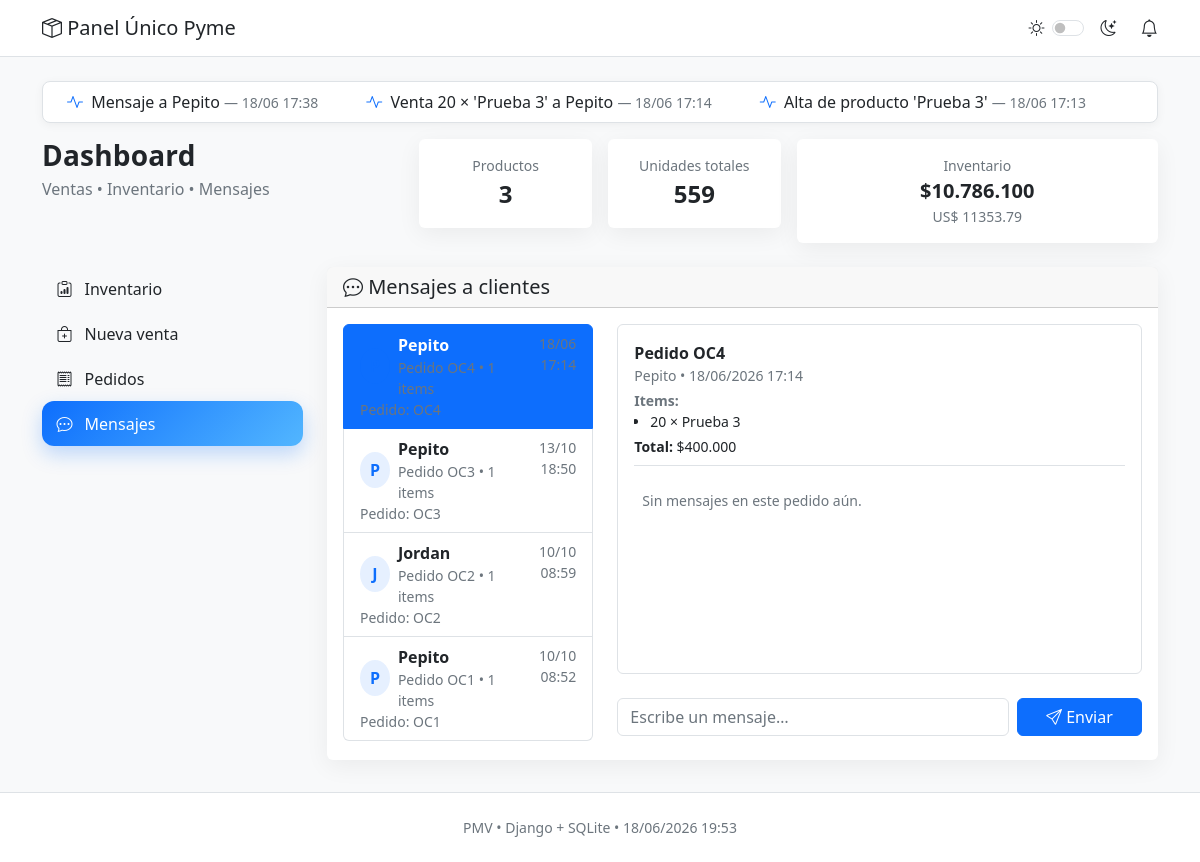
The page / on the database its author committed.
### core/models.py (models this page shows, shortened)
class ActivityLog(models.Model):
    ORDER = "order"
    PRODUCT_ADD = "product_add"
    RESTOCK = "restock"
    OUT_OF_STOCK = "out_of_stock"
    MESSAGE = "message"
    ACTIONS = [
        (ORDER, "Venta"),
        (PRODUCT_ADD, "Alta de producto"),
        (RESTOCK, "Reposición de stock"),
        (OUT_OF_STOCK, "Producto sin stock"),
        (MESSAGE, "Mensaje a cliente"),
    ]
    action = models.CharField(max_length=30, choices=ACTIONS)
    message = models.CharField(max_length=255)
    meta = models.JSONField(blank=True, default=dict)
    created_at = models.DateTimeField(auto_now_add=True)
    class Meta:
        ordering = ["-created_at"]

class Customer(models.Model):
    name = models.CharField(max_length=120)
    class Meta:
        ordering = ["name"]

class Order(models.Model):
    customer = models.ForeignKey(Customer, on_delete=models.CASCADE)
    product = models.ForeignKey(Product, on_delete=models.CASCADE)
    qty = models.PositiveIntegerField(validators=[MinValueValidator(1)])
    order_number = models.CharField(max_length=32, blank=True, null=True)
    payment_method = models.CharField(max_length=50, blank=True, null=True)
    delivery_zone = models.CharField(max_length=100, blank=True, null=True)
    delivery_address = models.TextField(blank=True, null=True)
    created_at = models.DateTimeField(auto_now_add=True)
    class Meta:
        ordering = ["-created_at"]
    @property
    def line_total(self):
        return self.product.price * self.qty

class Product(models.Model):
    name = models.CharField(max_length=120)
    sku = models.CharField(max_length=40, unique=True)
    stock = models.PositiveIntegerField(default=0, validators=[MinValueValidator(0)])
    price = models.DecimalField(
        max_digits=10,
        decimal_places=2,
        default=0,
        validators=[MinValueValidator(0)],
    )
    category = models.CharField(max_length=50, blank=True, null=True)
    created_at = models.DateTimeField(auto_now_add=True, null=True, blank=True)
    updated_at = models.DateTimeField(auto_now=True, null=True, blank=True)
    class Meta:
        ordering = ["name"]

### core/views.py (the view)
# urls.py: path("", dashboard, name="dashboard"),
def dashboard(request):
    products = Product.objects.order_by("name")[:50]
    orders = (
        Order.objects
        .select_related("customer", "product")
        .order_by("-created_at")[:20]
    )
    customer_messages = (
        Message.objects
        .select_related("customer")
        .order_by("-created_at")[:50]
    )
    messages_grouped = []
    seen_customers = set()
    for m in customer_messages:
        cid = m.customer_id
        if cid in seen_customers:
            continue
        seen_customers.add(cid)
        msgs = list(Message.objects.filter(customer_id=cid).order_by('created_at')[:50])
        last_order = (
            Order.objects.filter(customer_id=cid).select_related('product').order_by('-created_at').first()
        )
        messages_grouped.append({
            'customer': m.customer,
            'messages': msgs,
            'last_order': last_order,
        })
    order_groups = []
    grouped = {}
    for order in orders:
        key = order.order_number or f"OC{order.id}"
        if key not in grouped:
            grouped[key] = {
                'order_number': key,
                'customer': order.customer,
                'created_at': order.created_at,
                'items': [],
                'payment_method': order.payment_method or 'Pendiente',
                'delivery_zone': order.delivery_zone or 'No definida',
                'delivery_address': order.delivery_address or 'No definida',
                'total': Decimal('0.00'),
            }
        grouped[key]['items'].append(order)
        grouped[key]['total'] += order.line_total
    order_groups = list(grouped.values())
    messages_grouped_by_order = []
    for og in order_groups:
        msgs = list(Message.objects.filter(order_number=og['order_number']).order_by('created_at'))
        messages_grouped_by_order.append({
            'order_number': og['order_number'],
            'customer': og['customer'],
            'created_at': og['created_at'],
            'items': og['items'],
            'total': og['total'],
            'messages': msgs,
        })
    selected_order_number = request.GET.get("selected_order")
    selected_order = None
    if selected_order_number:
        for g in messages_grouped_by_order:
            if g['order_number'] == selected_order_number:
                selected_order = g
                break
    if selected_order is None and messages_grouped_by_order:
        selected_order = messages_grouped_by_order[0]
    active_tab = 'messages' if selected_order else 'inventory'
    low_stock = Product.objects.filter(stock__lte=5, stock__gt=0).count()
    out_stock = Product.objects.filter(stock=0).count()
    total_products = Product.objects.count()
    total_units = Product.objects.aggregate(total=Sum("stock"))["total"] or 0
    inventory_value = Product.objects.aggregate(
        total=Sum(F("stock") * F("price"))
    )["total"] or 0
    top_low = Product.objects.order_by("stock", "name")[:5]
    oos_products = Product.objects.filter(stock=0).order_by("name")
    all_products = Product.objects.order_by("name")
    ticker = ActivityLog.objects.order_by("-created_at")[:3]
    timeline = ActivityLog.objects.order_by("-created_at")[:20]
    sales_by_month = (
        Order.objects
        .annotate(month=TruncMonth('created_at'))
        .values('month')
        .annotate(total_sales=Sum(F('qty') * F('product__price')),
                  total_items=Sum('qty'),
                  order_count=Count('id'))
        .order_by('-month')[:6]
    )
    sales_by_month = [
        {
            'month': s['month'],
            'sales': s['total_sales'] or Decimal('0.00'),
            'items': s['total_items'] or 0,
            'orders': s['order_count'] or 0,
        }
        for s in sales_by_month
    ][::-1]
    now = timezone.localtime(timezone.now())
    return render(request, "dashboard.html", {
        "products": products,
        "orders": orders,
        "order_groups": order_groups,
        "customer_messages": customer_messages,
        "messages_grouped": messages_grouped_by_order,
        "selected_order": selected_order,
        "selected_order_number": selected_order and selected_order.get('order_number') or None,
        "active_tab": active_tab,
        "low_stock": low_stock,
        "out_stock": out_stock,
        "total_products": total_products,
        "total_units": total_units,
        "inventory_value": inventory_value,
        "top_low": top_low,
        "out_of_stock_products": oos_products,
        "all_products": all_products,
        "ticker": ticker,
        "timeline": timeline,
        "sales_by_month": sales_by_month,
        "now": now,
    })

### core/templates/dashboard.html (shortened to what this page needs)
{% extends "base.html" %}
{% load static %}
{% load tz %}
{% load currency %}
{% block content %}
{% if ticker %}
<div class="ticker-wrap mb-3">
  <div class="ticker d-flex align-items-center">
    {% for a in ticker %}
    <span class="ticker-item px-2">
      <i class="bi bi-activity me-1 text-primary"></i>
      {{ a.message }}
      <small class="text-muted">— {{ a.created_at|localtime|date:"d/m H:i" }}</small>
    </span>
    {% endfor %}
  </div>
</div>
{% endif %}
<div class="row g-3 mb-4">
  <div class="col-12 col-lg-4">
    <h1 class="h3 mb-1 section-title">Dashboard</h1>
    <div class="text-muted">Ventas • Inventario • Mensajes</div>
  </div>
  <div class="col-6 col-lg-2">
    <div class="card p-3 text-center">
      <div class="small text-muted">Productos</div>
      <div class="fs-4 fw-bold">{{ total_products }}</div>
    </div>
  </div>
  <div class="col-6 col-lg-2">
    <div class="card p-3 text-center">
      <div class="small text-muted">Unidades totales</div>
      <div class="fs-4 fw-bold">{{ total_units }}</div>
    </div>
  </div>
  <div class="col-12 col-lg-4">
    <div class="card p-3 text-center">
      <div class="small text-muted">Inventario</div>
      <div class="fs-5 fw-bold">{{ inventory_value|clp }}</div>
      <div class="small text-muted">US$ {{ inventory_value|clp_to_usd }}</div>
    </div>
  </div>
</div>
<div class="row g-4">
  <div class="col-12 col-md-3">
    <div class="nav flex-column nav-pills" role="tablist" aria-orientation="vertical">
      <button class="nav-link {% if active_tab == 'inventory' %}active{% endif %} text-start" data-bs-toggle="pill" data-bs-target="#tab-inventory" type="button">
        <i class="bi bi-clipboard-data me-2"></i> Inventario
      </button>
      <button class="nav-link {% if active_tab == 'sales' %}active{% endif %} text-start" data-bs-toggle="pill" data-bs-target="#tab-sales" type="button">
        <i class="bi bi-bag-plus me-2"></i> Nueva venta
      </button>
      <button class="nav-link {% if active_tab == 'orders' %}active{% endif %} text-start" data-bs-toggle="pill" data-bs-target="#tab-orders" type="button">
        <i class="bi bi-receipt me-2"></i> Pedidos
      </button>
      <button class="nav-link {% if active_tab == 'messages' %}active{% endif %} text-start" data-bs-toggle="pill" data-bs-target="#tab-messages" type="button">
        <i class="bi bi-chat-dots me-2"></i> Mensajes
      </button>
    </div>
  </div>
  <div class="col-12 col-md-9">
    <div class="tab-content">
      <div class="tab-pane fade {% if active_tab == 'messages' %}show active{% endif %}" id="tab-messages">
        <div class="card">
          <div class="card-header d-flex align-items-center justify-content-between">
            <h5 class="mb-0"><i class="bi bi-chat-dots"></i> Mensajes a clientes</h5>
          </div>
          <div class="card-body">
            <div class="row">
              <div class="col-12 col-md-4 mb-3 mb-md-0">
                <div class="list-group" id="chat-users">
                  {% for g in messages_grouped %}
                    <a href="?selected_order={{ g.order_number }}#messages" class="list-group-item list-group-item-action d-flex justify-content-between {% if selected_order_number == g.order_number %}active{% endif %}">
                      <div>
                        <div class="d-flex align-items-center gap-2">
                          <div class="list-avatar">{{ g.customer.name|slice:":1"|upper }}</div>
                          <div>
                            <div class="fw-bold">{{ g.customer.name }}</div>
                              {% with last_msg=g.messages|last %}
                                <div class="small text-muted">{% if last_msg %}{{ last_msg.text|truncatechars:60 }}{% else %}Pedido {{ g.order_number }} • {{ g.items|length }} items{% endif %}</div>
                              {% endwith %}
                          </div>
                        </div>
                        <div class="small text-muted">Pedido: {{ g.order_number }}</div>
                      </div>
                      <div class="text-end small text-muted">{{ g.created_at|localtime|date:"d/m H:i" }}</div>
                    </a>
                  {% empty %}
                    <div class="small text-muted p-3">Sin conversaciones</div>
                  {% endfor %}
                </div>
              </div>
              <div class="col-12 col-md-8">
                <div class="chat-window p-3 border rounded d-flex flex-column" style="min-height:350px; max-height:550px; background:var(--card);">
                  <div style="flex: 1; overflow-y: auto; margin-bottom: 1rem;">
                    {% if selected_order %}
                      <div class="mb-3 pb-2 border-bottom">
                        <div class="fw-bold">Pedido {{ selected_order.order_number }}</div>
                        <div class="small text-muted">{{ selected_order.customer.name }} • {{ selected_order.created_at|localtime|date:"d/m/Y H:i" }}</div>
                        <div class="small text-muted mt-1"><strong>Items:</strong></div>
                        <ul class="small ps-3 mb-1">
                          {% for it in selected_order.items %}
                            <li>{{ it.qty }} × {{ it.product.name }}</li>
                          {% endfor %}
                        </ul>
                        <div class="small"><strong>Total:</strong> {{ selected_order.total|clp }}</div>
                      </div>
                      {% for msg in selected_order.messages %}
                        <div class="chat-message {% if msg.sender == 'customer' %}customer{% else %}admin text-end{% endif %} mb-3">
                          <div class="d-flex {% if msg.sender == 'customer' %}justify-content-start{% else %}justify-content-end{% endif %}">
                            <div class="{% if msg.sender == 'customer' %}d-inline-block p-2 rounded{% else %}d-inline-block p-2 rounded bg-primary text-white{% endif %}" style="max-width:70%; word-wrap:break-word;">{{ msg.text }}</div>
                          </div>
                          <div class="small text-muted mt-1 {% if msg.sender == 'admin' %}text-end{% endif %}">{{ msg.sender|capfirst }} • {{ msg.created_at|localtime|date:"d/m H:i" }}</div>
                        </div>
                      {% empty %}
                        <div class="small text-muted p-2">Sin mensajes en este pedido aún.</div>
                      {% endfor %}
                    {% else %}
                      <div class="small text-muted d-flex align-items-center justify-content-center" style="height:100%;">Selecciona una conversación a la izquierda.</div>
                    {% endif %}
                  </div>
                </div>
                <form class="row g-2 align-items-end mt-3" method="post" action="/message/">
                  {% if selected_order %}
                    <div class="col-9">
                      <input name="text" class="form-control" placeholder="Escribe un mensaje…" required>
                    </div>
                    <div class="col-3 d-grid">
                      <button class="btn btn-primary"><i class="bi bi-send"></i> Enviar</button>
                    </div>
                  {% endif %}
                </form>
              </div>
            </div>
          </div>
        </div>
      </div>
    </div>
  </div>
</div>
{% endblock %}

### core/templates/base.html (shortened to what this page needs)
{% load static %}
{% load tz %}
<!doctype html>
<html lang="es">
<head>
  <link href="https://cdn.jsdelivr.net/npm/bootstrap@5.3.3/dist/css/bootstrap.min.css" rel="stylesheet">
  <link href="https://cdn.jsdelivr.net/npm/bootstrap-icons@1.11.3/font/bootstrap-icons.css" rel="stylesheet">
  <link rel="stylesheet" href="{% static 'css/style.css' %}">
</head>
<body class="d-flex flex-column min-vh-100">
<nav class="navbar navbar-expand-lg border-bottom sticky-top" style="background: var(--card) !important;">
  <div class="container">
    <a class="navbar-brand" href="/">
      <i class="bi bi-box-seam"></i> <span>Panel Único Pyme</span>
    </a>
    <div class="ms-auto d-flex align-items-center gap-2">
      <i class="bi bi-brightness-high"></i>
      <div class="form-check form-switch m-0">
        <input class="form-check-input" type="checkbox" role="switch" id="themeToggle">
      </div>
      <i class="bi bi-moon-stars"></i>
      <div class="dropdown ms-3">
        <a class="nav-link position-relative" href="#" id="notificationsDropdown" data-bs-toggle="dropdown" aria-expanded="false">
          <i class="bi bi-bell" style="font-size:1.1rem;"></i>
        </a>
      </div>
    </div>
  </div>
</nav>
<main class="container my-4 flex-grow-1">
  {% block content %}{% endblock %}
</main>
<footer class="py-4 text-center small mt-auto" style="color: var(--muted); border-top:1px solid var(--border); background:var(--card);">
  PMV • Django + SQLite • {{ now|localtime|date:"d/m/Y H:i" }}
</footer>
</body>
</html>

### rows shown on the page
ActivityLog: message "Mensaje a Pepito", created_at "18/06 17:38"
ActivityLog: message "Venta 20 × 'Prueba 3' a Pepito", created_at "18/06 17:14"
ActivityLog: message "Alta de producto 'Prueba 3'", created_at "18/06 17:13"
Customer: customer.name "Pepito", customer.name "P", order_number "OC3", items|length "1", created_at "13/10 18:50", order_number "OC1", created_at "10/10 08:52"
Customer: customer.name "J", customer.name "Jordan", order_number "OC2", items|length "1", created_at "10/10 08:59"
Order: created_at "18/06/2026 17:14", qty "20", product.name "Prueba 3"

### other values the page prints
{{ total_products }} "3"
{{ total_units }} "559"
{{ inventory_value|clp }} "$10.786.100"
{{ inventory_value|clp_to_usd }} "11353.79"
{{ selected_order.order_number }} "OC4"
{{ selected_order.total|clp }} "$400.000"
{{ now|localtime|date:"d/m/Y H:i" }} "18/06/2026 19:53"
